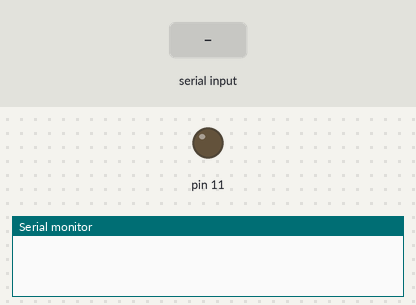
A sketch run on a simulated Arduino Uno, built with avr-gcc and run on an emulated ATmega328P. Parts: output pins drawn as LEDs (lit = HIGH), the last lines printed to the serial monitor. Inputs (shaded band) come from the test bench.

Above: at 1.2 s.
1.3 s: "1" received over Serial
At 1.7 s:
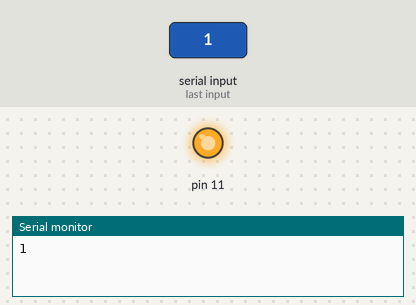
2.8 s: "0" received over Serial
At 4.0 s:
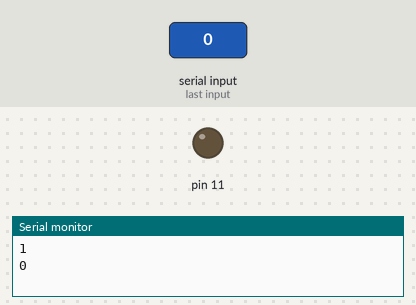
Timing chart, 0 to 5.8 s (numbered marks = the images above; inputs shaded):
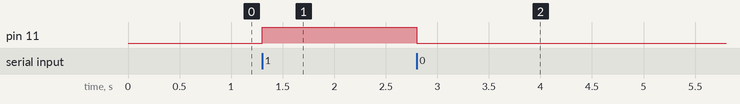

Measured:
- after the input at 1.3 s, pin 11: LOW → HIGH at once
- after the input at 2.8 s, pin 11: HIGH → LOW at once

The sketch:

BLuetoothmodule.ino.ino
```cpp
 int led=11;
 char value;
 void setup() {
  pinMode(11,OUTPUT);
  Serial.begin(9600);

}

void loop() {
  // put your main code here, to run repeatedly:
  if(Serial.available()>0)
  {
    value=Serial.read();
    Serial.println(value);
    }
    if(value=='1')
     {
     digitalWrite(11,HIGH);
    }

    else
    {
    digitalWrite(11,LOW);
    }

}
```
